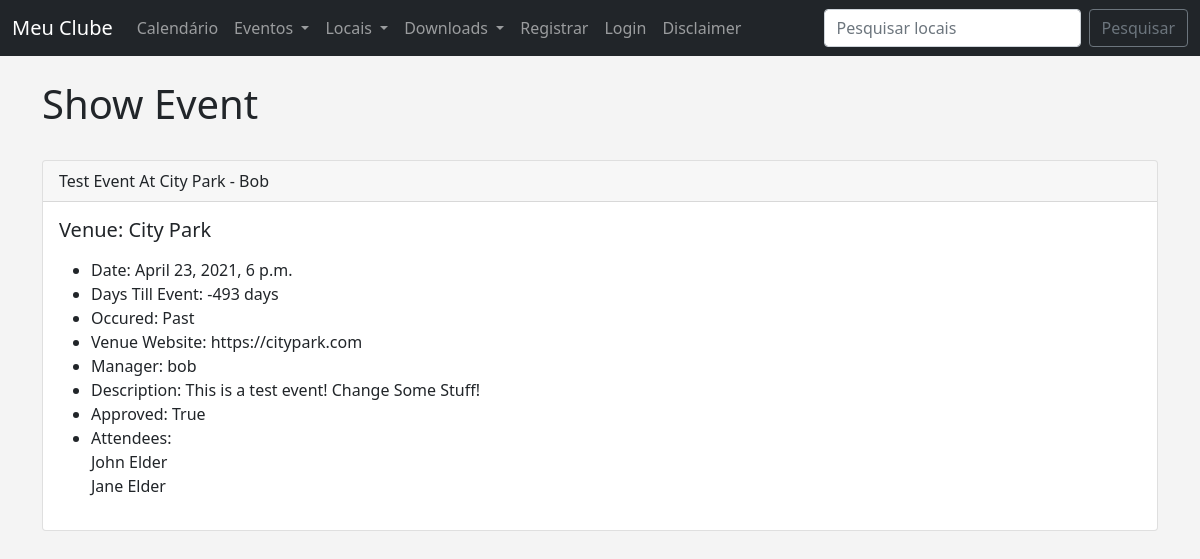
Page /show_event/4 on the committed database.
### events/models.py (models this page shows)
class Event(models.Model):
	name = models.CharField('Event Name', max_length=120)
	event_date = models.DateTimeField('Event Date')
	venue = models.ForeignKey(Venue, blank=True, null=True, on_delete=models.CASCADE)
	manager = models.ForeignKey(User, blank=True, null=True, on_delete=models.SET_NULL)
	description = models.TextField(blank=True)
	attendees = models.ManyToManyField(MyClubUser, blank=True)
	approved = models.BooleanField('Aprroved', default=False)
	def __str__(self):
		return self.name
	@property
	def Days_till(self):
		today = date.today()
		days_till = self.event_date.date() - today
		days_till_stripped = str(days_till).split(",", 1)[0]
		return days_till_stripped
	@property
	def Is_Past(self):
		today = date.today()
		if self.event_date.date() < today:
			thing = "Past"
		else:
			thing = "Future"
		return thing

class Venue(models.Model):
	name = models.CharField('Venue Name', max_length=120)
	address = models.CharField(max_length=300)
	zip_code = models.CharField('Zip Code', max_length=15)
	phone = models.CharField('Contact Phone', max_length=25, blank=True)
	web = models.URLField('Website Address', blank=True)
	email_address = models.EmailField('Email Address', blank=True)
	owner = models.IntegerField("Venue Owner", blank=False, default=1)
	venue_image = models.ImageField(null=True, blank=True, upload_to="images/")
	def __str__(self):
		return self.name

class MyClubUser(models.Model):
	first_name = models.CharField(max_length=30)
	last_name = models.CharField(max_length=30)
	email = models.EmailField('User Email')
	def __str__(self):
		return self.first_name + ' ' + self.last_name

### events/views.py (the view)
# urls.py: path('show_event/<event_id>', views.show_event, name='show-event'),
def show_event(request, event_id):
	event = Event.objects.get(pk=event_id)
	return render(request, 'events/show_event.html', {
			"event":event
			})

### events/templates/events/show_event.html (shortened to what this page needs)
{% extends 'events/base.html' %}
{% block content %}
<h1>Show Event</h1>
<br/>
{% if event.approved %}
<div class="card">
  <div class="card-header">
    {{ event }}
  </div>
  <div class="card-body">
    <h5 class="card-title">Venue: {{ event.venue }}</h5>
    <p class="card-text">
    	<ul>
<li>Date: {{ event.event_date }}</li>
<li>Days Till Event: {{ event.Days_till }}</li>
<li>Occured: {{ event.Is_Past}}</li>
<li>Venue Website: {{ event.venue.web }}</li>
<li>Manager: {{ event.manager }}</li>
<li>Description: {{ event.description }}</li>
<li>Approved: {{ event.approved }}</li>
	<li>Attendees:<br/>
	{% for user in event.attendees.all %}
{{ user }}<br/>
  {% endfor %}
	</li>
	</ul>
    </p>
  </div>
</div>
<br/><br/>
{% endif %}
{% endblock %}

### events/templates/events/base.html (style rules this page uses)
body { background: #f4f4f4; }

### rows in the picture
Event: name "Test Event At City Park - Bob", venue "City Park", event_date "April 23, 2021, 6 p.m.", Days_till "-493 days", Is_Past "Past", venue.web "https://citypark.com", manager "bob", description "This is a test event! Change Some Stuff!", approved "True"
MyClubUser: first_name+last_name "John Elder"
MyClubUser: first_name+last_name "Jane Elder"
